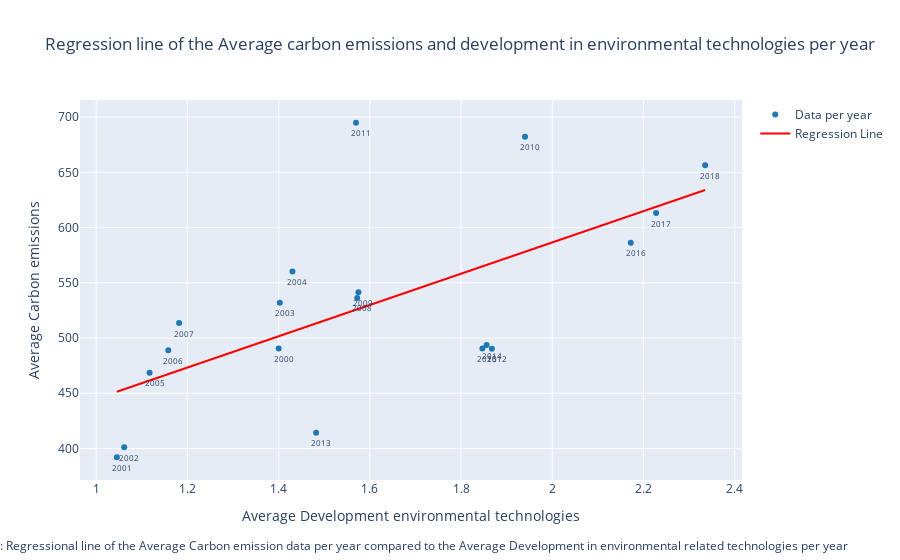

The cell this chart's notebook holds for it:
### Code cell
import pandas as pd
import plotly.graph_objects as go
import numpy as np
import statsmodels.api as sm

# Read the CSV file
df_green = pd.read_csv('iso_green.csv')

# Filter out outliers
def filter_outliers(data, threshold=2):
    z_scores = np.abs((data - np.mean(data)) / np.std(data))
    filtered_data = data[z_scores < threshold]
    return filtered_data

filtered_technologies = filter_outliers(df_green['Development of environment-related technologies, % inventions worldwide'])
filtered_emissions = filter_outliers(df_green['Demand-based CO2 emissions'])
filtered_years = df_green.loc[filtered_technologies.index, 'Year']

# Create a new DataFrame with filtered data
filtered_df = pd.DataFrame({'Year': filtered_years, 'Technologies': filtered_technologies, 'Emissions': filtered_emissions})

# Remove rows with missing values
filtered_df = filtered_df.dropna()

# Calculate averages for each year
avg_technologies = filtered_df.groupby('Year')['Technologies'].mean().values
avg_emissions = filtered_df.groupby('Year')['Emissions'].mean().values
filtered_years = filtered_df['Year'].unique()

# Create a new DataFrame with the averages
averages_df = pd.DataFrame({'Year': filtered_years, 'Avg Technologies': avg_technologies, 'Avg Emissions': avg_emissions})

# Perform linear regression
X = sm.add_constant(avg_technologies)  # Add constant term to the features
model = sm.OLS(avg_emissions, X)
results = model.fit()
reg_line = results.predict(X)

# Create scatter plot with regression line
fig3dreg = go.Figure()

# Add scatter trace with year annotations
for year, tech, emiss in zip(filtered_years, avg_technologies, avg_emissions):
    fig3dreg.add_annotation(
        x=tech,
        y=emiss,
        text=str(int(year)),  # Convert year to int and convert to string
        showarrow=False,
        font=dict(size=8),
        xshift=5,
        yshift=-10
    )

# Add scatter trace
fig3dreg.add_trace(go.Scatter(
    x=avg_technologies,
    y=avg_emissions,
    mode='markers',
    marker=dict(color='rgb(31, 119, 180)'),
    name='Data per year'
))

# Add regression line
fig3dreg.add_trace(go.Scatter(
    x=avg_technologies,
    y=reg_line,
    mode='lines',
    line=dict(color='red'),
    name='Regression Line'
))

fig3dreg.update_layout(
    xaxis_title='Average development environmental technologies',
    yaxis_title='Average carbon emissions',
    title='Regression line of the Average carbon emissions and development in environmental technologies per year'
)
fig3dreg.add_annotation(
    text='Fig 9: Regressional line of the Average Carbon emission data per year compared to the Average Development in environmental related technologies per year',
    xref="paper",
    yref="paper",
    x=0.5,
    y=-0.2,
    showarrow=False,
    font=dict(size=12)
)

%store fig3dreg
fig3dreg.show()

### Figure 1 — Plotly figure (JSON) as saved in the notebook; plotly's stock layout.template omitted (floating-point values rounded to 4 significant figures)
{"data": [{"marker": {"color": "rgb(31, 119, 180)"}, "mode": "markers", "name": "Data per year", "type": "scatter", "x": [1.4, 1.045, 1.061, 1.403, 1.43, 1.117, 1.158, 1.182, 1.572, 1.575, 1.94, 1.57, 1.868, 1.482, 1.856, 1.847, 2.172, 2.228, 2.335], "y": [490.6, 392.1, 401.1, 531.8, 560.2, 468.5, 488.8, 513.6, 536.3, 541.5, 682.3, 694.9, 490.3, 414.2, 493.6, 490.4, 586.2, 613.1, 656.4]}, {"line": {"color": "red"}, "mode": "lines", "name": "Regression Line", "type": "scatter", "x": [1.4, 1.045, 1.061, 1.403, 1.43, 1.117, 1.158, 1.182, 1.572, 1.575, 1.94, 1.57, 1.868, 1.482, 1.856, 1.847, 2.172, 2.228, 2.335], "y": [501.6, 451.4, 453.7, 502.0, 505.9, 461.6, 467.4, 470.7, 526.0, 526.4, 578.1, 525.6, 567.8, 513.2, 566.2, 564.9, 610.9, 618.7, 634.0]}], "layout": {"annotations": [{"font": {"size": 8}, "showarrow": false, "text": "2000", "x": 1.4, "xshift": 5, "y": 490.6, "yshift": -10}, {"font": {"size": 8}, "showarrow": false, "text": "2001", "x": 1.045, "xshift": 5, "y": 392.1, "yshift": -10}, {"font": {"size": 8}, "showarrow": false, "text": "2002", "x": 1.061, "xshift": 5, "y": 401.1, "yshift": -10}, {"font": {"size": 8}, "showarrow": false, "text": "2003", "x": 1.403, "xshift": 5, "y": 531.8, "yshift": -10}, {"font": {"size": 8}, "showarrow": false, "text": "2004", "x": 1.43, "xshift": 5, "y": 560.2, "yshift": -10}, {"font": {"size": 8}, "showarrow": false, "text": "2005", "x": 1.117, "xshift": 5, "y": 468.5, "yshift": -10}, {"font": {"size": 8}, "showarrow": false, "text": "2006", "x": 1.158, "xshift": 5, "y": 488.8, "yshift": -10}, {"font": {"size": 8}, "showarrow": false, "text": "2007", "x": 1.182, "xshift": 5, "y": 513.6, "yshift": -10}, {"font": {"size": 8}, "showarrow": false, "text": "2008", "x": 1.572, "xshift": 5, "y": 536.3, "yshift": -10}, {"font": {"size": 8}, "showarrow": false, "text": "2009", "x": 1.575, "xshift": 5, "y": 541.5, "yshift": -10}, {"font": {"size": 8}, "showarrow": false, "text": "2010", "x": 1.94, "xshift": 5, "y": 682.3, "yshift": -10}, {"font": {"size": 8}, "showarrow": false, "text": "2011", "x": 1.57, "xshift": 5, "y": 694.9, "yshift": -10}, {"font": {"size": 8}, "showarrow": false, "text": "2012", "x": 1.868, "xshift": 5, "y": 490.3, "yshift": -10}, {"font": {"size": 8}, "showarrow": false, "text": "2013", "x": 1.482, "xshift": 5, "y": 414.2, "yshift": -10}, {"font": {"size": 8}, "showarrow": false, "text": "2014", "x": 1.856, "xshift": 5, "y": 493.6, "yshift": -10}, {"font": {"size": 8}, "showarrow": false, "text": "2015", "x": 1.847, "xshift": 5, "y": 490.4, "yshift": -10}, {"font": {"size": 8}, "showarrow": false, "text": "2016", "x": 2.172, "xshift": 5, "y": 586.2, "yshift": -10}, {"font": {"size": 8}, "showarrow": false, "text": "2017", "x": 2.228, "xshift": 5, "y": 613.1, "yshift": -10}, {"font": {"size": 8}, "showarrow": false, "text": "2018", "x": 2.335, "xshift": 5, "y": 656.4, "yshift": -10}, {"font": {"size": 12}, "showarrow": false, "text": "Fig 9: Regressional line of the Average Carbon emission data per year compared to the Average Development in environmental related technologies per year", "x": 0.5, "xref": "paper", "y": -0.2, "yref": "paper"}], "title": {"text": "Regression line of the Average carbon emissions and development in environmental technologies per year"}, "xaxis": {"title": {"text": "Average Development environmental technologies"}}, "yaxis": {"title": {"text": "Average Carbon emissions"}}}}
